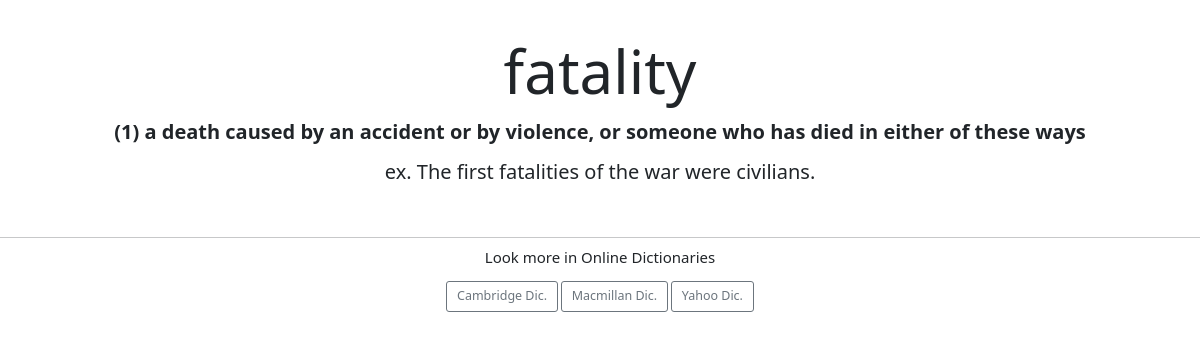
The app's page /search?word=fatality with its own data.
### main.py (models this page shows)
class NewWord(db.Model):
    id = db.Column(db.Integer, primary_key=True)
    word = db.Column(db.String(20), unique=True, nullable=False)
    pronunciation = db.Column(db.String(20))
    meaning1 = db.Column(db.String(300), nullable=False)
    meaning2 = db.Column(db.String(300), nullable=False)
    meaning3 = db.Column(db.String(300), nullable=False)

### main.py (the view, shortened to what this page needs)
@app.route("/search", methods=["GET", "POST"])
@cross_origin()
def search(word=None):
    searching_word = NewWord.query.filter_by(word=request.args['word']).first()
    return render_template("search.html", searching_word=vars(searching_word))

### templates/search.html (shortened to what this page needs)
{% extends 'bootstrap/base.html' %}
{% block styles %}
{{ super() }}
<link href="https://cdn.jsdelivr.net/npm/bootstrap@5.1.1/dist/css/bootstrap.min.css" rel="stylesheet"
>
<link rel="stylesheet" href="{{ url_for('static', filename='css/styles.css') }}">
{% endblock %}
{% block content %}
<h1>{{ searching_word.word }}</h1>
<p><b>(1) {{ searching_word.meaning1.split('@', 1 )[0] }}</b></p>
<p>ex. {{ searching_word.meaning1.split('@', 1 )[1] }}</p>
<div id="dic-footer">
    <hr>
<h4>Look more in Online Dictionaries</h4>
<a role="button" class="btn btn-outline-secondary btn-lg footer-btn" href="https://dictionary.cambridge.org/dictionary/english/{{searching_word.word}}" target="_blank">Cambridge Dic.</a>
<a role="button" class="btn btn-outline-secondary btn-lg footer-btn" href="https://www.macmillandictionary.com/dictionary/british/{{searching_word.word}}" target="_blank">Macmillan Dic.</a>
<a role="button" class="btn btn-outline-secondary btn-lg footer-btn" href="https://tw.dictionary.search.yahoo.com/search;_ylt=Awrtia8FdvBiy.YAHwtr1gt.;_ylu=Y29sbwN0dzEEcG9zAzEEdnRpZAMEc2VjA3Nj?p={{searching_word.word}}&fr2=cosmos&fr=sfp" target="_blank">Yahoo Dic.</a>
</div>
{% endblock %}

### static/css/styles.css (style rules this page uses)
body { text-align: center; padding:3.5rem 0; }
h1 { font-size: 60px; }
p { font-size: 20px; }
#dic-footer { margin-top: 5rem; }
.footer-btn { margin-top: 1rem; }

### records on screen
NewWord: word "fatality", meaning1 "a death caused by an accident or by violence, or someone who has died in either of these ways", meaning1 "The first fatalities of the war were civilians."
